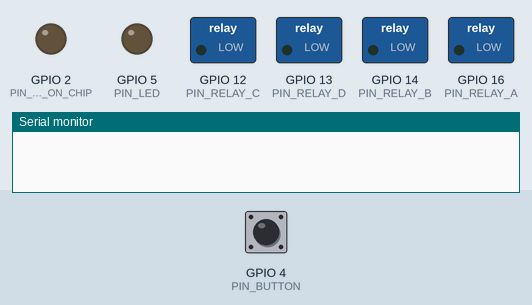
This program was run on a simulated ESP8266 (NodeMCU). On the bench: switched loads named in the program (green lamp = pin HIGH), output pins drawn as LEDs (lit = HIGH), the last lines printed to the serial monitor. Dashed ring = blinking. The inputs (shaded band) are chosen by the test bench; at power-on: GPIO 4 (PIN_BUTTON) HIGH. WiFi joins after 1.5 s; servers stay silent unless stated; random numbers use the default seed unless the program sets one; no MQTT or app messages arrive unless stated.

Above: at 0.1 s.
At 2.7 s:
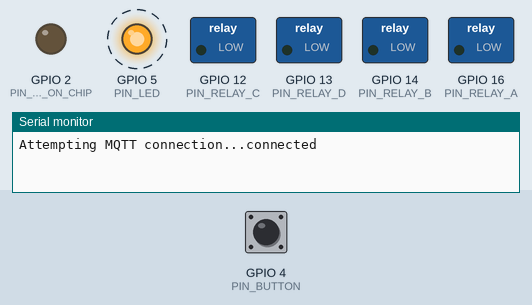
2.8 s: GPIO 4 (PIN_BUTTON) pulled LOW for 0.15 s
At 5.3 s:
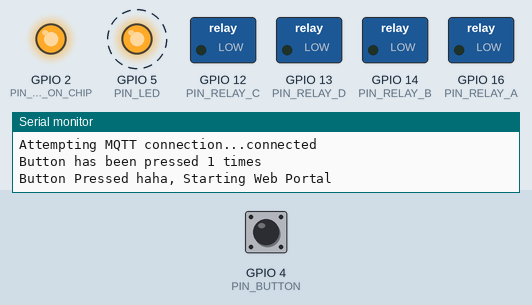
Timing chart, 0 to 11.9 s (numbered marks = the images above; inputs shaded):
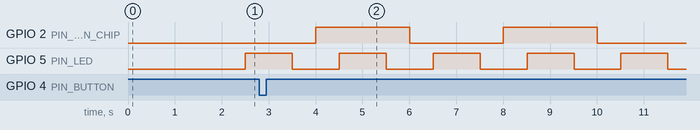

The program:

main.cpp
```cpp
#include <Arduino.h>
#include <ArduinoJson.h>
#include <Esp.h>
#include <ESP8266WiFi.h>
#include <PubSubClient.h>
#include <WiFiManager.h>

#include "Timer.hpp"

#define PIN_LED         5
#define PIN_LED_ON_CHIP 2
#define PIN_RELAY_A     16
#define PIN_RELAY_B     14
#define PIN_RELAY_C     12
#define PIN_RELAY_D     13
#define PIN_BUTTON      4


// Update these with values suitable for your network
const char* mqtt_server = "your_server_ip";

#define PIN_RELAY_A     16
#define PIN_RELAY_B     14
#define PIN_RELAY_C     12
#define PIN_RELAY_D     13

WiFiManager wifiManager;
WiFiClient espClient;
PubSubClient client(espClient);

int WIFILEDState = LOW;
int ActiveLEDState = LOW;

bool portalRunning      = false;

const std::string LED_WIFI_NAME = "wifi";
const std::string LED_ACTIVE_NAME = "active";

struct Button {
  const uint8_t PIN;
  uint32_t numberKeyPresses;
  bool pressed;
};

Button button1 = {PIN_BUTTON, 0, false};

//variables to keep track of the timing of recent interrupts
unsigned long button_time = 0;
unsigned long last_button_time = 0;


/* MQTT message example
{
  "relayA": true,
  "relayB": false,
  "relayC": true,
  "relayD": true,
}
*/

void callback(char* topic, byte* payload, unsigned int length) {
  DynamicJsonDocument doc(1024);
  deserializeJson(doc, payload, length);

  if (doc.containsKey("relayA")) {
    bool state = doc["relayA"];
    digitalWrite(PIN_RELAY_A, state);
  }

  if (doc.containsKey("relayB")) {
    bool state = doc["relayB"];
    digitalWrite(PIN_RELAY_B, state);
  }

  if (doc.containsKey("relayC")) {
    bool state = doc["relayC"];
    digitalWrite(PIN_RELAY_C, state);
  }

  if (doc.containsKey("relayD")) {
    bool state = doc["relayD"];
    digitalWrite(PIN_RELAY_D, state);
  }

  if (doc.containsKey("upgrade")) {
    bool state = doc["upgrade"];
    portalRunning = state;
    if (portalRunning)
    {
      Timer::SetInterval(LED_WIFI_NAME, 100);
    }
    else
    {
      Timer::SetInterval(LED_WIFI_NAME, 1000);
    }
  }
}

void reconnect() {
  // Loop until we're reconnected
  while (!client.connected()) {
    Serial.print("Attempting MQTT connection...");
    // Create a random client ID
    String clientId = "ESP8266Client-";
    clientId += String(random(0xffff), HEX);
    // Attempt to connect
    if (client.connect(clientId.c_str())) {
      Serial.println("connected");
      // Subscribe to the topics
      client.subscribe("auto-feeder");
    } else {
      Serial.print("failed, rc=");
      Serial.print(client.state());
      Serial.println(" try again in 5 seconds");
      // Wait 5 seconds before retrying
      delay(5000);
    }
  }
}

void IRAM_ATTR buttonInput() {
  button_time = millis();
  if (button_time - last_button_time > 250)
  {
    button1.numberKeyPresses++;
    button1.pressed = true;
    last_button_time = button_time;
  }
}

void RunPortal() {
  if(portalRunning)
    wifiManager.process(); // do processing
}

void setup() {
  Serial.begin(115200);

  pinMode(button1.PIN, INPUT_PULLUP);
  attachInterrupt(button1.PIN, buttonInput, FALLING);

  Timer::Create(LED_ACTIVE_NAME, [](){
    digitalWrite(PIN_LED, ActiveLEDState);
    ActiveLEDState = !ActiveLEDState;
    }, 1000);

  Timer::Create(LED_WIFI_NAME, [](){
    digitalWrite(PIN_LED_ON_CHIP, WIFILEDState);
    WIFILEDState = !WIFILEDState;
    }, 2000);

  pinMode(PIN_RELAY_A, OUTPUT);
  pinMode(PIN_RELAY_B, OUTPUT);
  pinMode(PIN_RELAY_C, OUTPUT);
  pinMode(PIN_RELAY_D, OUTPUT);

  client.setServer(mqtt_server, 1883);
  client.setCallback(callback);

  // put your setup code here, to run once:
  pinMode(PIN_LED, OUTPUT);
  pinMode(PIN_LED_ON_CHIP, OUTPUT);

  wifiManager.autoConnect("ESP8266Relay", "password");
  wifiManager.setConfigPortalTimeout(180);
  wifiManager.startWebPortal();
}

void loop() {
  RunPortal();
  client.loop();
  Timer::update();

  if (!client.connected()) {
    reconnect();
  }

  if (button1.pressed) {
    Serial.printf("Button has been pressed %u times\n", button1.numberKeyPresses);
    button1.pressed = false;
    Serial.println("Button Pressed haha, Starting Web Portal");
  }
}
```

Timer.hpp
```cpp
#include <map>
#include <string>

#include <Esp.h>

namespace Timer{

using handler = std::function<void()>;

class Timer
{
public:
    Timer(handler f, unsigned int interval = 1000) : m_event(f), m_interval(interval)
    {

    };

    void update(){
        auto currentMillis = millis();
        if (currentMillis - m_previousMillis > m_interval)
        {
            action();
            m_previousMillis = currentMillis;
        }
    };

    unsigned int getInterval() {
        return m_interval;
    }

    void setInterval(unsigned int interval)
    {
        m_interval = interval;
    }

    ~Timer() = default;

private:
    void action(){
        m_event();
    };

    handler m_event;
    unsigned int m_previousMillis = 0;
    unsigned int m_interval = 1000;
};

static std::map<std::string, Timer> TimerList;

static void Create(std::string const& name, handler f, unsigned int interval = 1000){
    TimerList.emplace(name, Timer(f, interval));
}

static void update(){
    for(auto & [name, timer]: TimerList)
    {
        timer.update();
    }
}

static void SetInterval(std::string const& name, unsigned int new_interval)
{
    if (TimerList.find(name) != TimerList.end())
    {
        TimerList.at(name).setInterval(new_interval);
    }
}
}
```

Measured:
- by itself, GPIO 2 (PIN_LED_ON_CHIP): alternates HIGH for 2.0 s and LOW for 2.0 s
- by itself, GPIO 5 (PIN_LED): alternates HIGH for 1.0 s and LOW for 1.0 s
